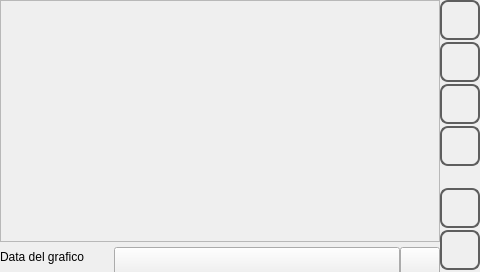
<?xml version="1.0" encoding="UTF-8"?>
<ui version="4.0">
 <class>trend</class>
 <widget class="QWidget" name="trend">
  <property name="geometry">
   <rect>
    <x>0</x>
    <y>0</y>
    <width>480</width><height>272</height>
   </rect>
  </property>
  <property name="minimumSize">
   <size>
    <width>0</width>
    <height>0</height>
   </size>
  </property>
  <property name="maximumSize">
   <size>
    <width>16777215</width>
    <height>16777215</height>
   </size>
  </property>
  <property name="windowTitle">
   <string>trend</string>
  </property>
  <property name="styleSheet">
   <string notr="true"/>
  </property>
  <layout class="QHBoxLayout" name="horizontalLayout">
   <property name="spacing">
    <number>0</number>
   </property>
   <property name="margin">
    <number>0</number>
   </property>
   <item>
    <layout class="QVBoxLayout" name="verticalLayout">
     <property name="spacing">
      <number>0</number>
     </property>
     <item>
      <widget class="QFrame" name="frame">
       <property name="sizePolicy">
        <sizepolicy hsizetype="Preferred" vsizetype="Expanding">
         <horstretch>0</horstretch>
         <verstretch>0</verstretch>
        </sizepolicy>
       </property>
       <property name="frameShape">
        <enum>QFrame::StyledPanel</enum>
       </property>
       <property name="frameShadow">
        <enum>QFrame::Raised</enum>
       </property>
       <widget class="QPushButton" name="pushButtonSelect">
        <property name="geometry">
         <rect>
          <x>0</x>
          <y>0</y>
          <width>25</width>
          <height>251</height>
         </rect>
        </property>
        <property name="sizePolicy">
         <sizepolicy hsizetype="MinimumExpanding" vsizetype="MinimumExpanding">
          <horstretch>0</horstretch>
          <verstretch>0</verstretch>
         </sizepolicy>
        </property>
        <property name="focusPolicy">
         <enum>Qt::NoFocus</enum>
        </property>
        <property name="styleSheet">
         <string notr="true">QPushButton
{
	border: 0px solid rgb(0, 0, 0);
}
QPushButton:pressed
{
	background-color: rgba(255, 170, 0,0);
	border: 0px solid rgb(0, 0, 0);
}</string>
        </property>
        <property name="text">
         <string/>
        </property>
        <property name="flat">
         <bool>true</bool>
        </property>
       </widget>
       <widget class="QwtPlot" name="qwtPlot">
        <property name="geometry">
         <rect>
          <x>0</x>
          <y>0</y>
          <width>431</width>
          <height>241</height>
         </rect>
        </property>
       </widget>
       <widget class="QLabel" name="labelvalue">
        <property name="geometry">
         <rect>
          <x>270</x>
          <y>40</y>
          <width>151</width>
          <height>20</height>
         </rect>
        </property>
        <property name="styleSheet">
         <string notr="true"/>
        </property>
        <property name="text">
         <string/>
        </property>
        <property name="scaledContents">
         <bool>false</bool>
        </property>
       </widget>
       <zorder>qwtPlot</zorder>
       <zorder>pushButtonSelect</zorder>
       <zorder>labelvalue</zorder>
      </widget>
     </item>
     <item>
      <layout class="QHBoxLayout" name="horizontalLayout_3">
       <property name="spacing">
        <number>0</number>
       </property>
       <item>
        <widget class="QLabel" name="labelDate">
         <property name="minimumSize">
          <size>
           <width>0</width>
           <height>30</height>
          </size>
         </property>
         <property name="focusPolicy">
          <enum>Qt::NoFocus</enum>
         </property>
         <property name="text">
          <string>Data del grafico</string>
         </property>
        </widget>
       </item>
       <item>
        <widget class="QPushButton" name="pushButtonPenColor">
         <property name="minimumSize">
          <size>
           <width>0</width>
           <height>30</height>
          </size>
         </property>
         <property name="maximumSize">
          <size>
           <width>30</width>
           <height>20</height>
          </size>
         </property>
         <property name="focusPolicy">
          <enum>Qt::NoFocus</enum>
         </property>
         <property name="autoFillBackground">
          <bool>false</bool>
         </property>
         <property name="styleSheet">
          <string notr="true">QPushButton
{
	border: 0px solid rgb(0, 0, 0);
}
QPushButton:pressed
{
	background-color: rgba(255, 170, 0,0);
	border: 0px solid rgb(0, 0, 0);
}</string>
         </property>
         <property name="text">
          <string/>
         </property>
         <property name="flat">
          <bool>true</bool>
         </property>
        </widget>
       </item>
       <item>
        <widget class="QPushButton" name="pushButtonPen">
         <property name="sizePolicy">
          <sizepolicy hsizetype="MinimumExpanding" vsizetype="Fixed">
           <horstretch>0</horstretch>
           <verstretch>0</verstretch>
          </sizepolicy>
         </property>
         <property name="minimumSize">
          <size>
           <width>0</width>
           <height>30</height>
          </size>
         </property>
         <property name="maximumSize">
          <size>
           <width>16777215</width>
           <height>20</height>
          </size>
         </property>
         <property name="focusPolicy">
          <enum>Qt::NoFocus</enum>
         </property>
         <property name="text">
          <string/>
         </property>
        </widget>
       </item>
       <item>
        <widget class="QPushButton" name="pushButtonOnline">
         <property name="minimumSize">
          <size>
           <width>40</width>
           <height>30</height>
          </size>
         </property>
         <property name="maximumSize">
          <size>
           <width>40</width>
           <height>20</height>
          </size>
         </property>
         <property name="styleSheet">
          <string notr="true">QPushButton
{
border-image: url(:/systemicons/img/Chess1.png);
qproperty-focusPolicy: NoFocus;
}
QPushButton:pressed
{
background-color:  rgb(255, 255, 127);
}
QPushButton:disabled
{
border: 2px solid  rgb(194, 194, 194);
}
</string>
         </property>
         <property name="text">
          <string/>
         </property>
        </widget>
       </item>
       <item>
        <widget class="QwtTextLabel" name="TextLabel">
         <property name="focusPolicy">
          <enum>Qt::NoFocus</enum>
         </property>
        </widget>
       </item>
      </layout>
     </item>
    </layout>
   </item>
   <item>
    <layout class="QVBoxLayout" name="verticalLayout_2">
     <property name="spacing">
      <number>2</number>
     </property>
     <item>
      <widget class="QPushButton" name="pushButtonRight">
       <property name="minimumSize">
        <size>
         <width>40</width>
         <height>40</height>
        </size>
       </property>
       <property name="maximumSize">
        <size>
         <width>40</width>
         <height>40</height>
        </size>
       </property>
       <property name="focusPolicy">
        <enum>Qt::NoFocus</enum>
       </property>
       <property name="styleSheet">
        <string notr="true">QPushButton
{
border: 2px solid  rgb(94, 94, 94);
border-radius: 8px;
qproperty-icon: url(:/systemicons/img/Forward.png);
qproperty-iconSize: 24px 24px;
qproperty-focusPolicy: NoFocus;
}
QPushButton:pressed
{
border: 2px solid  rgb(194, 194, 194);
background-color:  rgb(255, 255, 127);
}
QPushButton:disabled
{
border: 2px solid  rgb(194, 194, 194);
}
</string>
       </property>
       <property name="text">
        <string/>
       </property>
      </widget>
     </item>
     <item>
      <widget class="QPushButton" name="pushButtonLeft">
       <property name="minimumSize">
        <size>
         <width>40</width>
         <height>40</height>
        </size>
       </property>
       <property name="maximumSize">
        <size>
         <width>40</width>
         <height>40</height>
        </size>
       </property>
       <property name="focusPolicy">
        <enum>Qt::NoFocus</enum>
       </property>
       <property name="styleSheet">
        <string notr="true">QPushButton
{
border: 2px solid  rgb(94, 94, 94);
border-radius: 8px;
qproperty-icon: url(:/systemicons/img/Back.png);
qproperty-iconSize: 24px 24px;
qproperty-focusPolicy: NoFocus;
}
QPushButton:pressed
{
border: 2px solid  rgb(194, 194, 194);
background-color:  rgb(255, 255, 127);
}
QPushButton:disabled
{
border: 2px solid  rgb(194, 194, 194);
}
</string>
       </property>
       <property name="text">
        <string/>
       </property>
      </widget>
     </item>
     <item>
      <widget class="QPushButton" name="pushButtonUp">
       <property name="sizePolicy">
        <sizepolicy hsizetype="Minimum" vsizetype="Fixed">
         <horstretch>60</horstretch>
         <verstretch>60</verstretch>
        </sizepolicy>
       </property>
       <property name="minimumSize">
        <size>
         <width>40</width>
         <height>40</height>
        </size>
       </property>
       <property name="maximumSize">
        <size>
         <width>40</width>
         <height>40</height>
        </size>
       </property>
       <property name="focusPolicy">
        <enum>Qt::NoFocus</enum>
       </property>
       <property name="styleSheet">
        <string notr="true">QPushButton
{
border: 2px solid  rgb(94, 94, 94);
border-radius: 8px;
qproperty-icon: url(:/systemicons/img/Up.png);
qproperty-iconSize: 24px 24px;
qproperty-focusPolicy: NoFocus;
}
QPushButton:pressed
{
border: 2px solid  rgb(194, 194, 194);
background-color:  rgb(255, 255, 127);
}
QPushButton:disabled
{
border: 2px solid  rgb(194, 194, 194);
}
</string>
       </property>
       <property name="text">
        <string/>
       </property>
      </widget>
     </item>
     <item>
      <widget class="QPushButton" name="pushButtonDown">
       <property name="minimumSize">
        <size>
         <width>40</width>
         <height>40</height>
        </size>
       </property>
       <property name="maximumSize">
        <size>
         <width>40</width>
         <height>40</height>
        </size>
       </property>
       <property name="focusPolicy">
        <enum>Qt::NoFocus</enum>
       </property>
       <property name="styleSheet">
        <string notr="true">QPushButton
{
border: 2px solid  rgb(94, 94, 94);
border-radius: 8px;
qproperty-icon: url(:/systemicons/img/Down.png);
qproperty-iconSize: 24px 24px;
qproperty-focusPolicy: NoFocus;
}
QPushButton:pressed
{
border: 2px solid  rgb(194, 194, 194);
background-color:  rgb(255, 255, 127);
}
QPushButton:disabled
{
border: 2px solid  rgb(194, 194, 194);
}
</string>
       </property>
       <property name="text">
        <string/>
       </property>
      </widget>
     </item>
     <item>
      <spacer name="verticalSpacer_2">
       <property name="focusPolicy">
        <enum>Qt::NoFocus</enum>
       </property>
       <property name="orientation">
        <enum>Qt::Vertical</enum>
       </property>
       <property name="sizeHint" stdset="0">
        <size>
         <width>20</width>
         <height>40</height>
        </size>
       </property>
      </spacer>
     </item>
     <item>
      <widget class="QPushButton" name="pushButtonZoom">
       <property name="minimumSize">
        <size>
         <width>40</width>
         <height>40</height>
        </size>
       </property>
       <property name="maximumSize">
        <size>
         <width>40</width>
         <height>40</height>
        </size>
       </property>
       <property name="focusPolicy">
        <enum>Qt::NoFocus</enum>
       </property>
       <property name="styleSheet">
        <string notr="true">QPushButton
{
border: 2px solid  rgb(94, 94, 94);
border-radius: 8px;
qproperty-icon: url(:/systemicons/img/Zoom.png);
qproperty-iconSize: 24px 24px;
qproperty-focusPolicy: NoFocus;
}
QPushButton:pressed
{
border: 2px solid  rgb(194, 194, 194);
background-color:  rgb(255, 255, 127);
}
QPushButton:checked
{
background-color: qlineargradient(spread:pad, x1:0.424, y1:0, x2:0.495, y2:1, stop:0 rgba(0, 0, 0, 255), stop:1 rgba(255, 255, 255, 255));
}
QPushButton:disabled
{
border: 2px solid  rgb(194, 194, 194);
}
</string>
       </property>
       <property name="text">
        <string/>
       </property>
       <property name="checkable">
        <bool>true</bool>
       </property>
       <property name="checked">
        <bool>false</bool>
       </property>
       <property name="flat">
        <bool>false</bool>
       </property>
      </widget>
     </item>
     <item>
      <widget class="QPushButton" name="pushButton">
       <property name="minimumSize">
        <size>
         <width>40</width>
         <height>40</height>
        </size>
       </property>
       <property name="maximumSize">
        <size>
         <width>40</width>
         <height>40</height>
        </size>
       </property>
       <property name="focusPolicy">
        <enum>Qt::NoFocus</enum>
       </property>
       <property name="styleSheet">
        <string notr="true">QPushButton
{
border: 2px solid  rgb(94, 94, 94);
border-radius: 8px;
qproperty-icon: url(:/systemicons/img/Wrench.png);
qproperty-iconSize: 24px 24px;
qproperty-focusPolicy: NoFocus;
}
QPushButton:pressed
{
border: 2px solid  rgb(194, 194, 194);
background-color:  rgb(255, 255, 127);
}
QPushButton:disabled
{
border: 2px solid  rgb(194, 194, 194);
}
</string>
       </property>
       <property name="text">
        <string/>
       </property>
      </widget>
     </item>
     <item>
      <widget class="QWidget" name="widget" native="true">
       <property name="focusPolicy">
        <enum>Qt::NoFocus</enum>
       </property>
      </widget>
     </item>
    </layout>
   </item>
  </layout>
 </widget>
 <customwidgets>
  <customwidget>
   <class>QwtPlot</class>
   <extends>QFrame</extends>
   <header>qwt_plot.h</header>
  </customwidget>
  <customwidget>
   <class>QwtTextLabel</class>
   <extends>QFrame</extends>
   <header>qwt_text_label.h</header>
  </customwidget>
 </customwidgets>
 <resources/>
 <connections/>
</ui>
